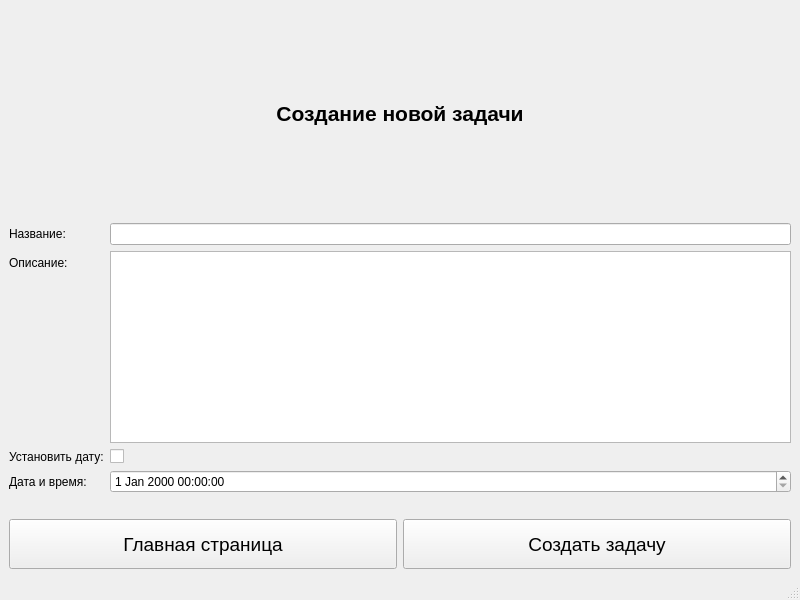
<?xml version="1.0" encoding="UTF-8"?>
<ui version="4.0">
 <class>AddWindow</class>
 <widget class="QMainWindow" name="AddWindow">
  <property name="geometry">
   <rect>
    <x>0</x>
    <y>0</y>
    <width>800</width>
    <height>600</height>
   </rect>
  </property>
  <property name="windowTitle">
   <string>Добавить задачу</string>
  </property>
  <widget class="QWidget" name="centralwidget">
   <layout class="QVBoxLayout" name="mainLayout">
    <item>
     <widget class="QLabel" name="headerLabel">
      <property name="styleSheet">
       <string>font-size: 16pt; font-weight: bold;</string>
      </property>
      <property name="text">
       <string>Создание новой задачи</string>
      </property>
      <property name="alignment">
       <set>Qt::AlignmentFlag::AlignCenter</set>
      </property>
     </widget>
    </item>
    <item>
     <layout class="QFormLayout" name="formLayout">
      <item row="0" column="0">
       <widget class="QLabel" name="labelName">
        <property name="text">
         <string>Название:</string>
        </property>
       </widget>
      </item>
      <item row="0" column="1">
       <widget class="QLineEdit" name="inputNameTask"/>
      </item>
      <item row="1" column="0">
       <widget class="QLabel" name="labelDesc">
        <property name="text">
         <string>Описание:</string>
        </property>
       </widget>
      </item>
      <item row="1" column="1">
       <widget class="QPlainTextEdit" name="inputDescribeTask">
        <property name="sizePolicy">
         <sizepolicy hsizetype="Expanding" vsizetype="Preferred">
          <horstretch>0</horstretch>
          <verstretch>0</verstretch>
         </sizepolicy>
        </property>
        <property name="minimumSize">
         <size>
          <width>0</width>
          <height>60</height>
         </size>
        </property>
       </widget>
      </item>
      <item row="2" column="0">
       <widget class="QLabel" name="labelDateToggle">
        <property name="text">
         <string>Установить дату:</string>
        </property>
       </widget>
      </item>
      <item row="2" column="1">
       <widget class="QCheckBox" name="isDateTask"/>
      </item>
      <item row="3" column="0">
       <widget class="QLabel" name="labelDate">
        <property name="text">
         <string>Дата и время:</string>
        </property>
       </widget>
      </item>
      <item row="3" column="1">
       <widget class="QDateTimeEdit" name="dateTimeEdit"/>
      </item>
      <item row="4" column="1">
       <widget class="QLabel" name="errorLabel">
        <property name="styleSheet">
         <string>color: red;</string>
        </property>
        <property name="text">
         <string/>
        </property>
       </widget>
      </item>
     </layout>
    </item>
    <item>
     <layout class="QHBoxLayout" name="buttonsLayout">
      <item>
       <widget class="QPushButton" name="pushBut_HomePage">
        <property name="minimumSize">
         <size>
          <width>200</width>
          <height>50</height>
         </size>
        </property>
        <property name="styleSheet">
         <string>font-size: 14pt; padding: 10px;</string>
        </property>
        <property name="text">
         <string>Главная страница</string>
        </property>
       </widget>
      </item>
      <item>
       <widget class="QPushButton" name="pushBut_creatTask">
        <property name="minimumSize">
         <size>
          <width>200</width>
          <height>50</height>
         </size>
        </property>
        <property name="styleSheet">
         <string>font-size: 14pt; padding: 10px;</string>
        </property>
        <property name="text">
         <string>Создать задачу</string>
        </property>
       </widget>
      </item>
     </layout>
    </item>
   </layout>
  </widget>
  <widget class="QMenuBar" name="menubar">
   <property name="geometry">
    <rect>
     <x>0</x>
     <y>0</y>
     <width>800</width>
     <height>21</height>
    </rect>
   </property>
  </widget>
  <widget class="QStatusBar" name="statusbar"/>
 </widget>
 <resources/>
 <connections/>
</ui>
